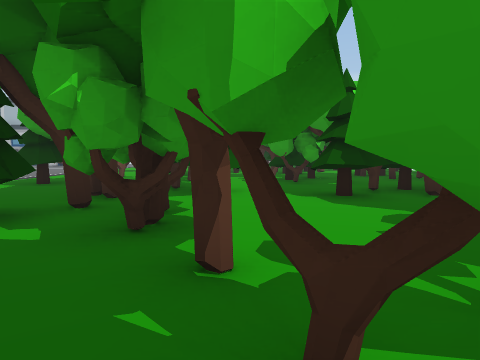
View 1 (above)

24 first-person views from a walk through a 3-D level made in the Unity game engine. The camera is 1.4 m above the floor, tilts 4° down and sees 70° across. The floor is counted in squares, 2 m on a side. Each view is taken from the middle of a square. On the plan, view 1 faces up. The plan holds only what a view shows up to about 11 squares ahead; the rest is blank. The place goes on beyond the plan. The player character is not drawn.

View 2
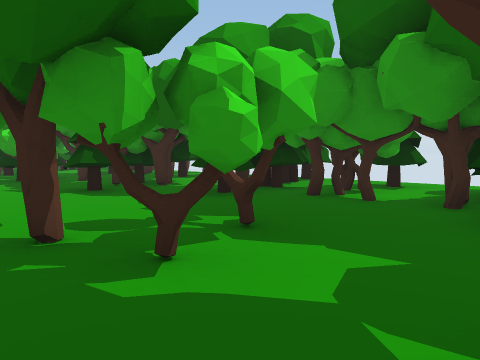

View 3
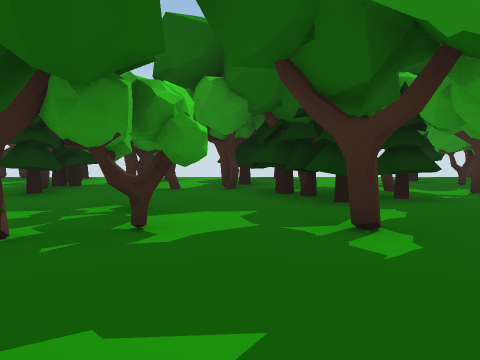

View 4
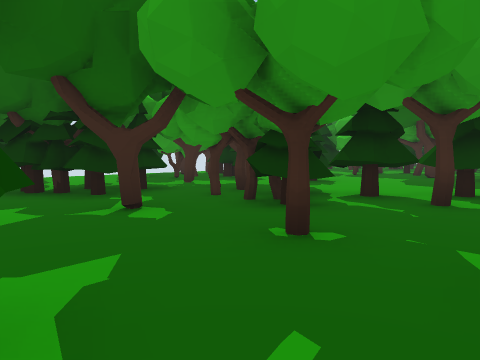

View 5
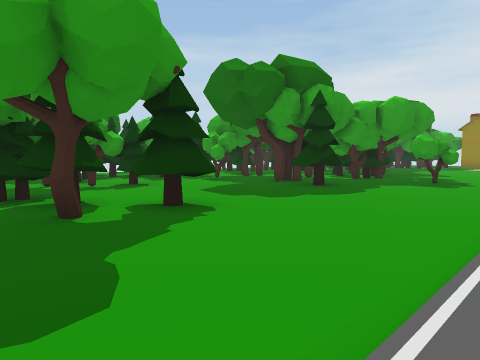

View 6
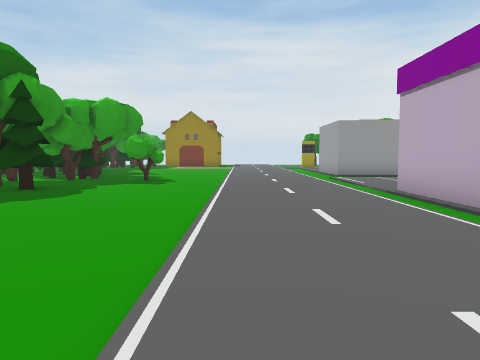

View 7
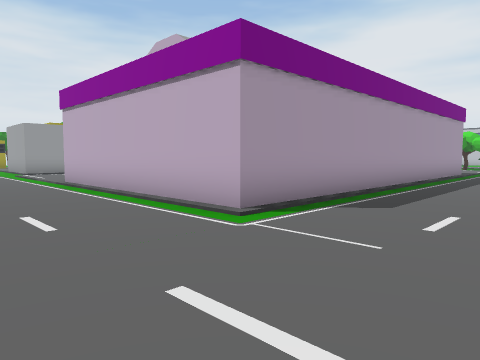

View 8
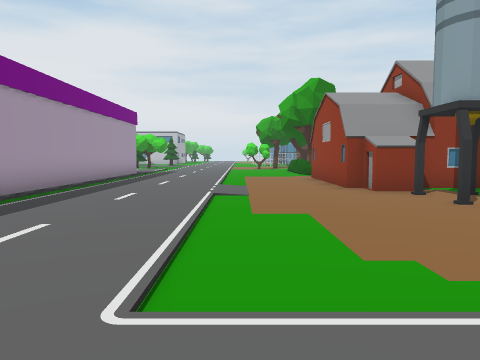

View 9
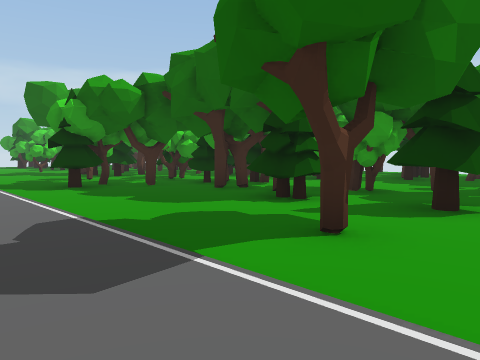

View 10
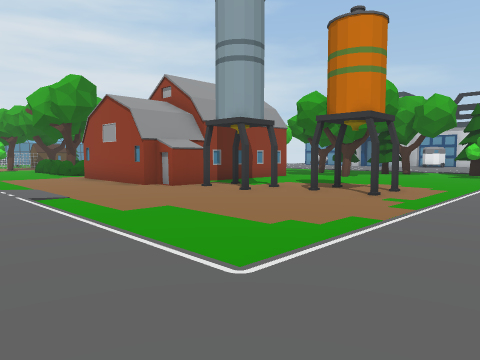

View 11
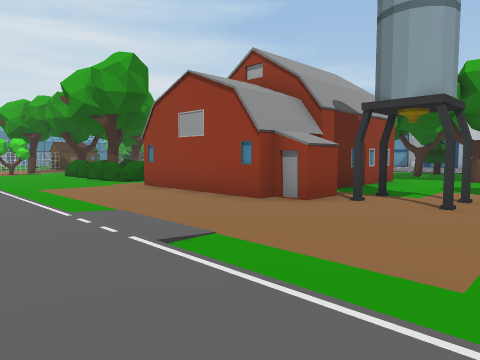

View 12
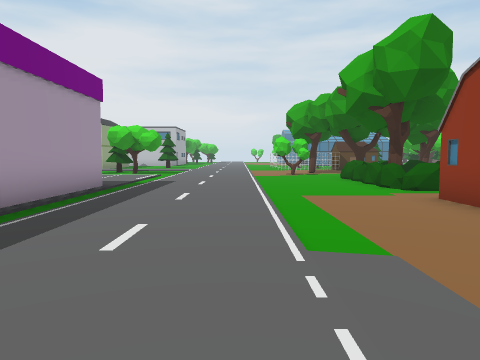

View 13
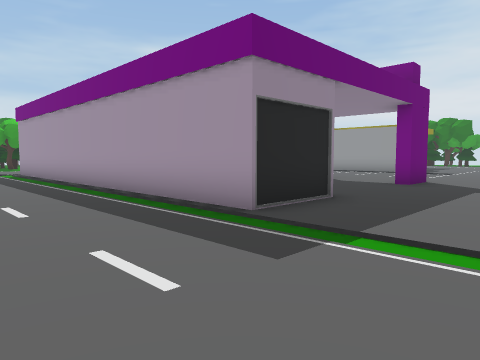

View 14
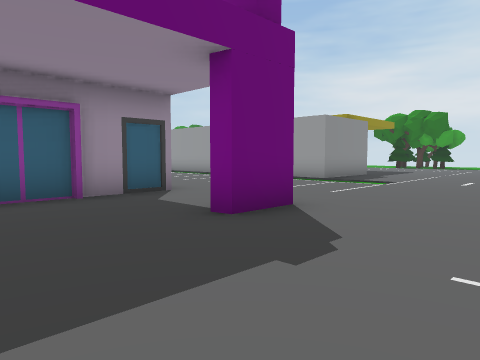

View 15
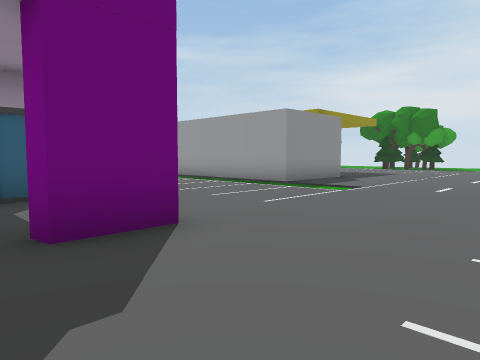

View 16
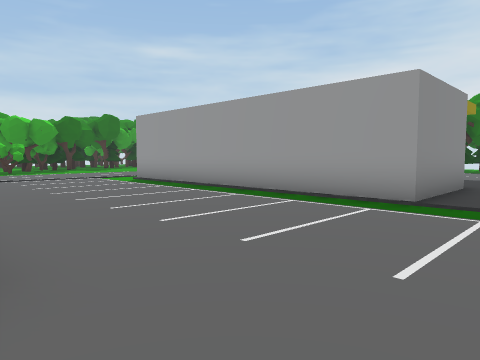

View 17
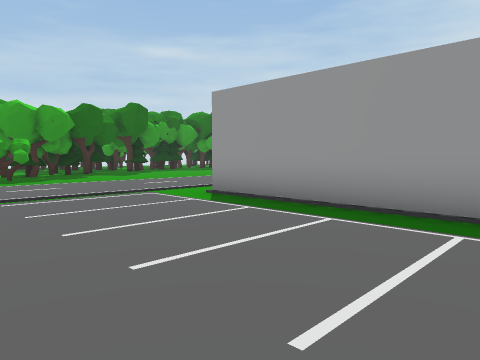

View 18
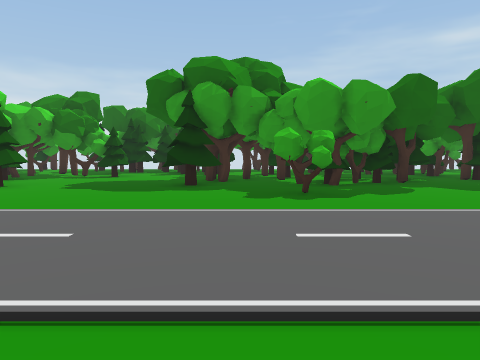

View 19
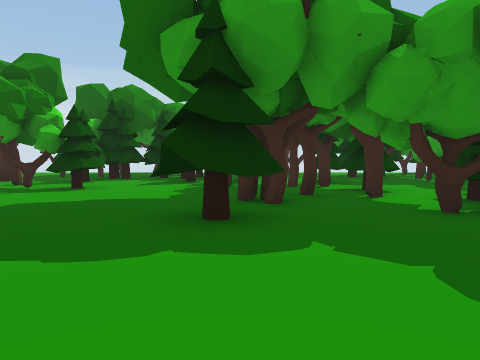

View 20
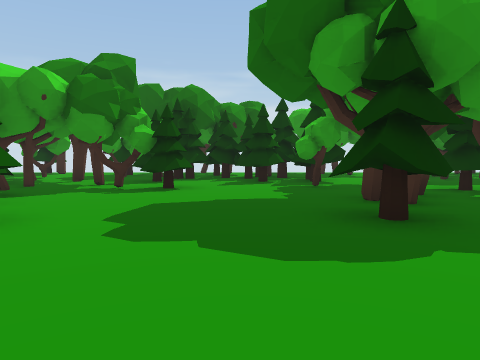

View 21
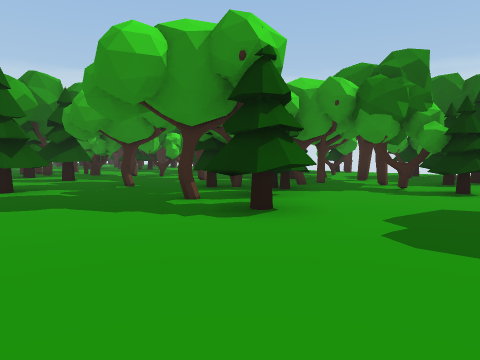

View 22
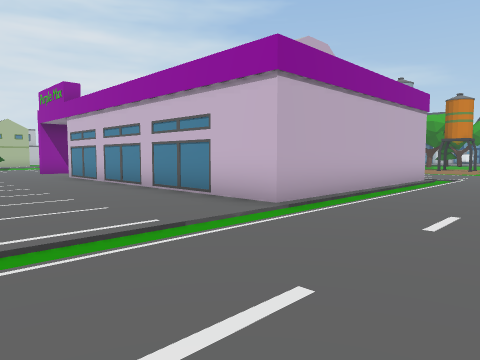

View 23
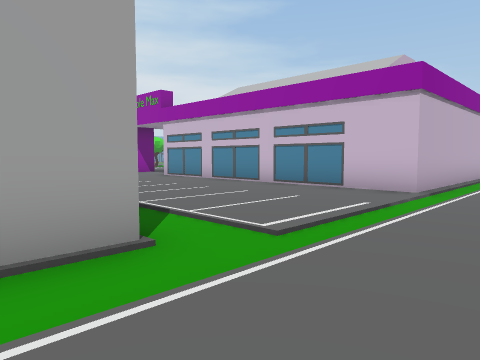

View 24
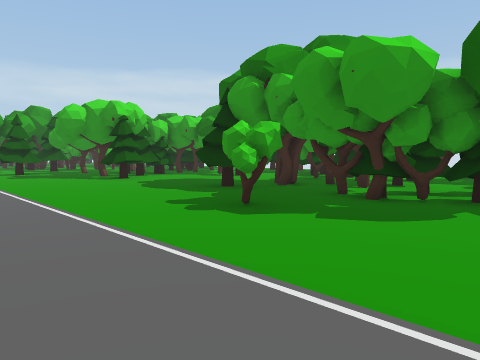

### Floor plan
Key: @ floor where view 1 was taken; # wall or solid block; x gap in a wall; . floor; ^ raised ledge; T thing the floor can be seen under or through.
Columns run from 25 left of view 1 to 9 right of it. Each row starts with its distance up from view 1.
  9          #......   .##.##.###
  8          #......  .....#..... #
  7          #....... .....###..### .#
  6          #...##.. .....#...##....
  5          ##.## .. ............ ####
  4 ^^^^.######...... ....#.#...####..
  3 ......................x.#.........
  2 ....................#.#..##..####.
  1 ......................##.##..x....
  0 .........................@...###.
 -1 ................... ##...#.####..#
 -2 ................... ...#...####..
 -3 ........................##..###..
 -4 ...############.......#..###....
 -5  ..#          #........###....###
 -6 ....          #.......##...##.#...
 -7 ......#       #...........##### #.
 -8 ......#       #...........##.##
 -9 ...#..#       #.............###
-10 ...#..#########.............###
-11 .......................#.T.TT##
-12  .......................TT.T...
-13  ....................#.T T.TT..
-14  ......................TT T....
-15  ......................TTT...#
-16  .....#########........TTT..##
-17   ....#       #.........##

Positions as (right, up) in squares from view 1, and headings:
1: (0, 0), facing up
2: (-1, -1), facing up-right
3: (-3, 0), facing right
4: (-4, 1), facing down-right
5: (-7, -3), facing down-right
6: (-7, -3), facing down
7: (-7, 0), facing down-left
8: (-8, 1), facing left
9: (-8, 0), facing up-right
10: (-8, -1), facing up-left
11: (-12, -1), facing up-left
12: (-14, 0), facing left
13: (-25, 0), facing down-right
14: (-25, -6), facing down-right
15: (-25, -8), facing down-right
16: (-21, -10), facing down-right
17: (-16, -11), facing down-right
18: (-11, -12), facing right
19: (-6, -11), facing right
20: (-6, -9), facing right
21: (-6, -9), facing up-right
22: (-7, -14), facing up-left
23: (-8, -17), facing up-left
24: (-8, -17), facing up-right
